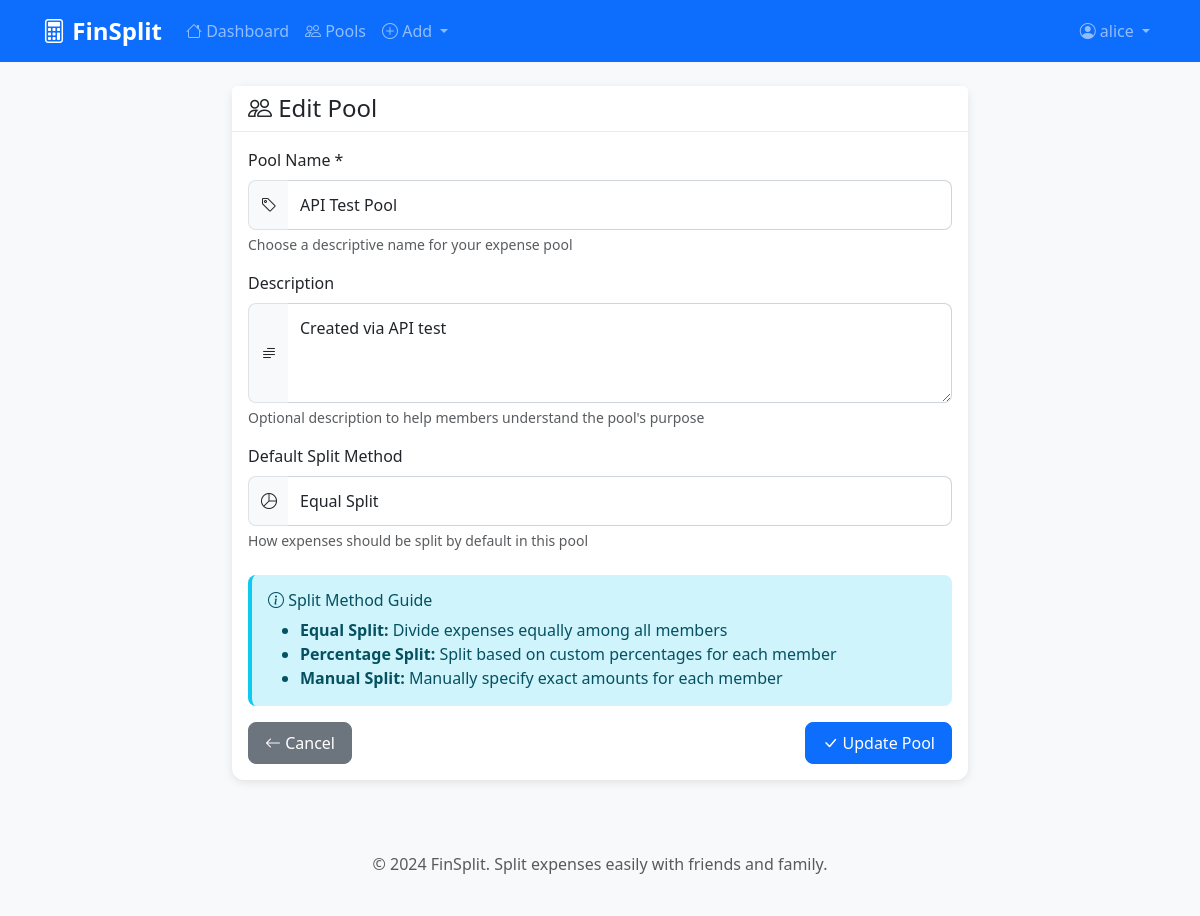
Screenshot of /pools/2/edit/ (signed in) with the database file from the repository.
### core/models.py (models this page shows, shortened)
class Pool(models.Model):
    name = models.CharField(max_length=100, help_text='Name of the expense pool')
    description = models.TextField(blank=True, help_text='Description of the pool')
    created_by = models.ForeignKey(User, on_delete=models.CASCADE, related_name='created_pools')
    members = models.ManyToManyField(User, through='Member', related_name='pools')
    is_active = models.BooleanField(default=True)
    created_at = models.DateTimeField(auto_now_add=True)
    updated_at = models.DateTimeField(auto_now=True)
    default_split_method = models.CharField(
        max_length=20,
        choices=[
            ('equal', 'Equal Split'),
            ('percentage', 'Percentage Split'),
            ('manual', 'Manual Split'),
        ],
        default='equal'
    )
    class Meta:
        ordering = ['-created_at']
        verbose_name = "Pool"
        verbose_name_plural = "Pools"

### core/views.py (the view)
# urls.py: path('pools/<int:pool_id>/edit/', views.pool_edit, name='pool_edit'),
@login_required
def pool_edit(request, pool_id):
    pool = get_object_or_404(Pool, id=pool_id, created_by=request.user)
    if request.method == 'POST':
        form = PoolForm(request.POST, instance=pool)
        if form.is_valid():
            form.save()
            messages.success(request, 'Pool updated successfully!')
            return redirect('core:pool_detail', pool_id=pool.id)
    else:
        form = PoolForm(instance=pool)
    return render(request, 'core/pool_form.html', {'form': form, 'title': 'Edit Pool', 'pool': pool})

### core/forms.py
class PoolForm(forms.ModelForm):
    class Meta:
        model = Pool
        fields = ['name', 'description', 'default_split_method']
        widgets = {
            'name': forms.TextInput(attrs={
                'class': 'form-control',
                'placeholder': 'e.g., Trip to Goa, Office Lunch'
            }),
            'description': forms.Textarea(attrs={
                'class': 'form-control',
                'rows': 3,
                'placeholder': 'Optional description of the pool'
            }),
            'default_split_method': forms.Select(attrs={
                'class': 'form-control'
            }),
        }

### core/templates/core/pool_form.html (shortened to what this page needs)
{% extends 'core/base.html' %}
{% block content %}
<div class="row justify-content-center">
    <div class="col-md-8">
        <div class="card">
            <div class="card-header">
                <h4 class="mb-0">
                    <i class="bi bi-people"></i> {{ title }}
                </h4>
            </div>
            <div class="card-body">
                <form method="post" id="poolForm">
                    <div class="mb-3">
                        <label for="{{ form.name.id_for_label }}" class="form-label">Pool Name *</label>
                        <div class="input-group">
                            <span class="input-group-text"><i class="bi bi-tag"></i></span>
                            {{ form.name }}
                        </div>
                        <div class="form-text">Choose a descriptive name for your expense pool</div>
                    </div>
                    <div class="mb-3">
                        <label for="{{ form.description.id_for_label }}" class="form-label">Description</label>
                        <div class="input-group">
                            <span class="input-group-text"><i class="bi bi-text-paragraph"></i></span>
                            {{ form.description }}
                        </div>
                        <div class="form-text">Optional description to help members understand the pool's purpose</div>
                    </div>
                    <div class="mb-4">
                        <label for="{{ form.default_split_method.id_for_label }}" class="form-label">Default Split Method</label>
                        <div class="input-group">
                            <span class="input-group-text"><i class="bi bi-pie-chart"></i></span>
                            {{ form.default_split_method }}
                        </div>
                        <div class="form-text">How expenses should be split by default in this pool</div>
                    </div>
                    <div class="alert alert-info">
                        <h6><i class="bi bi-info-circle"></i> Split Method Guide</h6>
                        <ul class="mb-0">
                            <li><strong>Equal Split:</strong> Divide expenses equally among all members</li>
                            <li><strong>Percentage Split:</strong> Split based on custom percentages for each member</li>
                            <li><strong>Manual Split:</strong> Manually specify exact amounts for each member</li>
                        </ul>
                    </div>
                    <div class="d-flex justify-content-between">
                        <a href="{% if pool %}{% url 'core:pool_detail' pool.id %}{% else %}{% url 'core:pool_list' %}{% endif %}"
                           class="btn btn-secondary">
                            <i class="bi bi-arrow-left"></i> Cancel
                        </a>
                        <button type="submit" class="btn btn-primary" onclick="return validateForm('poolForm')">
                            <i class="bi bi-check-lg"></i>
                            {% if pool %}Update Pool{% else %}Create Pool{% endif %}
                        </button>
                    </div>
                </form>
            </div>
        </div>
    </div>
</div>
{% endblock %}

### core/templates/core/base.html (shortened to what this page needs)
<!DOCTYPE html>
<html lang="en">
<head>
    <link href="https://cdn.jsdelivr.net/npm/bootstrap@5.3.0/dist/css/bootstrap.min.css" rel="stylesheet">
    <link href="https://cdn.jsdelivr.net/npm/bootstrap-icons@1.10.0/font/bootstrap-icons.css" rel="stylesheet">
    {% load static %}
    <link rel="stylesheet" href="{% static 'core/css/style.css' %}">
</head>
<body>
    <nav class="navbar navbar-expand-lg navbar-dark bg-primary">
        <div class="container">
            <a class="navbar-brand fw-bold" href="{% url 'core:home' %}">
                <i class="bi bi-calculator"></i> FinSplit
            </a>
            <div class="collapse navbar-collapse" id="navbarNav">
                {% if user.is_authenticated %}
                <ul class="navbar-nav me-auto">
                    <li class="nav-item">
                        <a class="nav-link" href="{% url 'core:dashboard' %}">
                            <i class="bi bi-house"></i> Dashboard
                        </a>
                    </li>
                    <li class="nav-item">
                        <a class="nav-link" href="{% url 'core:pool_list' %}">
                            <i class="bi bi-people"></i> Pools
                        </a>
                    </li>
                    <li class="nav-item dropdown">
                        <a class="nav-link dropdown-toggle" href="#" role="button" data-bs-toggle="dropdown">
                            <i class="bi bi-plus-circle"></i> Add
                        </a>
                    </li>
                </ul>
                <ul class="navbar-nav">
                    <li class="nav-item dropdown">
                        <a class="nav-link dropdown-toggle" href="#" role="button" data-bs-toggle="dropdown">
                            <i class="bi bi-person-circle"></i> {{ user.username }}
                        </a>
                    </li>
                </ul>
                {% endif %}
            </div>
        </div>
    </nav>
    <main class="container my-4">
        {% block content %}{% endblock %}
    </main>
    <footer class="bg-light text-center text-muted py-4 mt-5">
        <div class="container">
            <p>&copy; 2024 FinSplit. Split expenses easily with friends and family.</p>
        </div>
    </footer>
    {% load static %}
</body>
</html>

### core/static/core/css/style.css (style rules this page uses)
:root { --primary-color: #0d6efd; --secondary-color: #6c757d; --success-color: #198754; --danger-color: #dc3545; --warning-color: #ffc107; --info-color: #0dcaf0; --light-color: #f8f9fa; --dark-color: #212529; }
body { font-family: 'Segoe UI', Tahoma, Geneva, Verdana, sans-serif; background-color: #f8f9fa; }
.navbar-brand { font-size: 1.5rem; }
.card { border: none; border-radius: 12px; box-shadow: 0 2px 10px rgba(0, 0, 0, 0.1); transition: transform 0.2s ease-in-out; }
.card-header { background-color: white; border-bottom: 1px solid #e9ecef; font-weight: 600; }
.btn { border-radius: 8px; font-weight: 500; padding: 0.5rem 1rem; }
.btn-primary { background-color: var(--primary-color); border-color: var(--primary-color); }
.form-control { border-radius: 8px; border: 1px solid #ced4da; padding: 0.75rem; }
.input-group-text { border-radius: 8px 0 0 8px; }
.alert { border: none; border-radius: 8px; border-left: 4px solid; }
.alert-info { border-left-color: var(--info-color); }
footer { margin-top: auto; }
.fade-in { animation: fadeIn 0.5s ease-in; }

### core/templates/core/pool_form.html (style rules this page uses)
.form-control { border-left: none; }
.input-group-text { background-color: #f8f9fa; border-right: none; }
textarea.form-control { min-height: 100px; }

### rows the page displays
Pool: name "API Test Pool", description "Created via API test", default_split_method "Equal Split"

### other values shown
{{ user.username }} "alice"
{{ title }} "Edit Pool"
